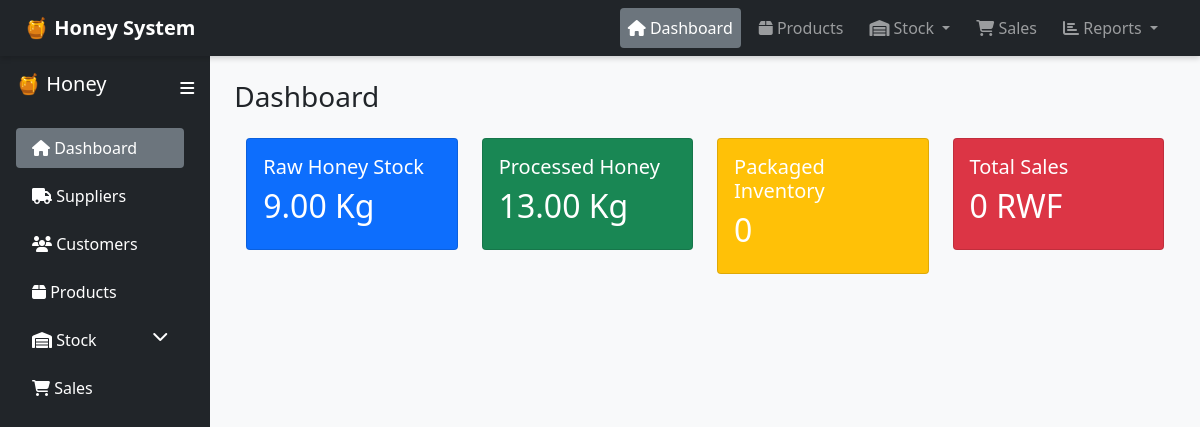
Page /dashboard/index.php on the earlier database version.
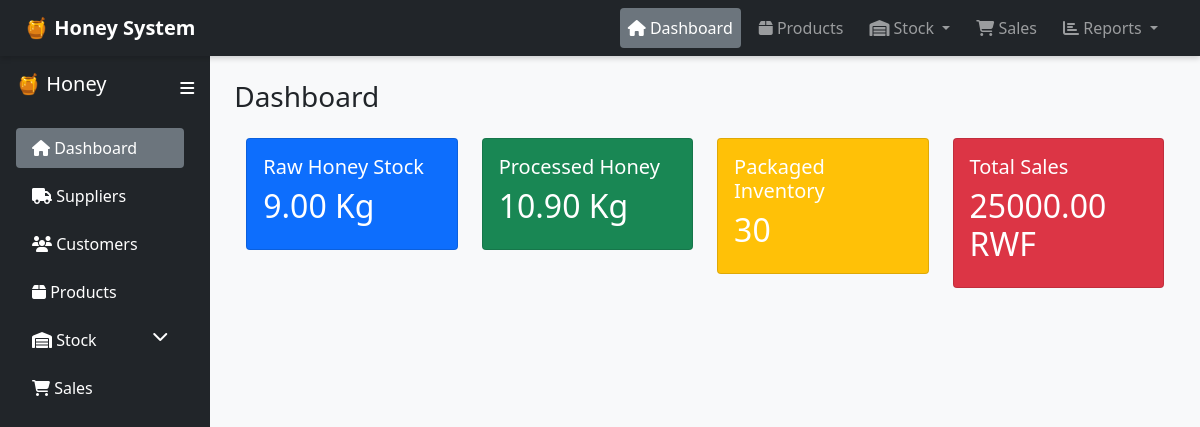
Same page on the later database version.
### tables this page shows
CREATE TABLE `processedhoneystock` (
  `ID` int(11) NOT NULL,
  `QuantityAvailableKg` decimal(10,2) DEFAULT 0.00,
  `LastUpdated` timestamp NOT NULL DEFAULT current_timestamp() ON UPDATE current_timestamp()
);

### dashboard/index.php (the view)
<?php include("../config/db.php"); ?>
<?php include("../includes/layout.php"); ?>
<h3 class="mb-4">Dashboard</h3>
<?php
$stmt = $conn->prepare("SELECT QuantityAvailableKg FROM rawhoneystock WHERE ID = 1");
$stmt->execute();
$raw = $stmt->fetch(PDO::FETCH_ASSOC)['QuantityAvailableKg'] ?? 0;
$stmt = $conn->prepare("SELECT QuantityAvailableKg FROM processedhoneystock WHERE ID = 1");
$stmt->execute();
$processed = $stmt->fetch(PDO::FETCH_ASSOC)['QuantityAvailableKg'] ?? 0;
$stmt = $conn->prepare("SELECT SUM(QuantityAvailable) as total FROM inventory");
$stmt->execute();
$packaged = $stmt->fetch(PDO::FETCH_ASSOC)['total'] ?? 0;
$stmt = $conn->prepare("SELECT SUM(TotalAmount) as total FROM sales");
$stmt->execute();
$sales = $stmt->fetch(PDO::FETCH_ASSOC)['total'] ?? 0;
?>
<div class="container">
    <div class="row">
        <div class="col-md-3 mb-4">
            <div class="card text-white bg-primary">
                <div class="card-body">
                    <h5 class="card-title">Raw Honey Stock</h5>
                    <h2><?= $raw ?> Kg</h2>
                </div>
            </div>
        </div>
        <div class="col-md-3 mb-4">
            <div class="card text-white bg-success">
                <div class="card-body">
                    <h5 class="card-title">Processed Honey</h5>
                    <h2><?= $processed ?> Kg</h2>
                </div>
            </div>
        </div>
        <div class="col-md-3 mb-4">
            <div class="card text-white bg-warning">
                <div class="card-body">
                    <h5 class="card-title">Packaged Inventory</h5>
                    <h2><?= $packaged ?></h2>
                </div>
            </div>
        </div>
        <div class="col-md-3 mb-4">
            <div class="card text-white bg-danger">
                <div class="card-body">
                    <h5 class="card-title">Total Sales</h5>
                    <h2><?= $sales ?> RWF</h2>
                </div>
            </div>
        </div>
    </div>
</div>
<?php include("../includes/footer.php"); ?>

Differences in the rows shown:
changed processedhoneystock: QuantityAvailableKg "13.00" → "10.90"
Other differences:
$packaged: "0" → "30"
$sales: "0" → "25000.00"
